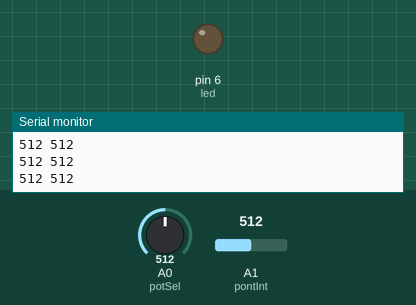
This sketch was run on a simulated Arduino Uno, built with avr-gcc and run on an emulated ATmega328P. Parts: output pins drawn as LEDs (lit = HIGH), the last lines printed to the serial monitor. The inputs (shaded band) are chosen by the test bench; at power-on: A0 (potSel) = 512, A1 (pontInt) = 512.

Above: at 1.2 s.
1.3 s: A0 (potSel) set to 504
At 2.5 s:
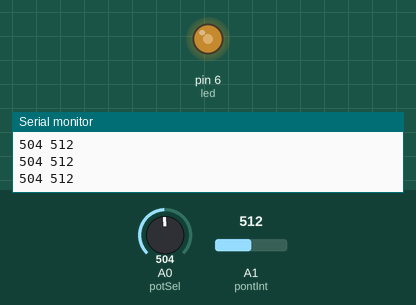
2.8 s: A1 (pontInt) set to 716
At 4.0 s:
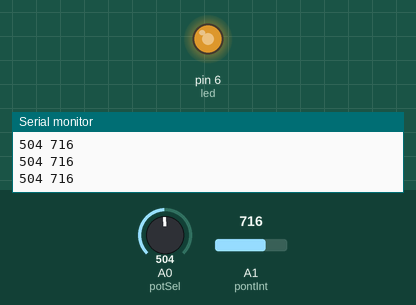
4.3 s: A1 (pontInt) set to 900
At 5.5 s:
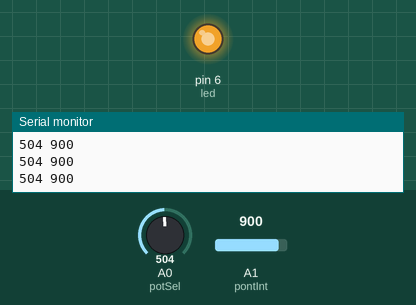
5.8 s: A1 (pontInt) set to 122
At 6.9 s:
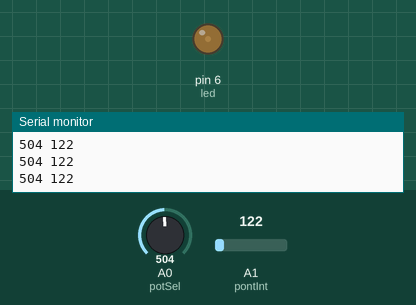
7.3 s: A1 (pontInt) set to 511
At 8.4 s:
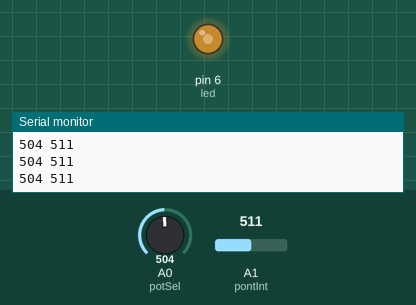
8.8 s: A0 (potSel) set to 521
At 9.9 s:
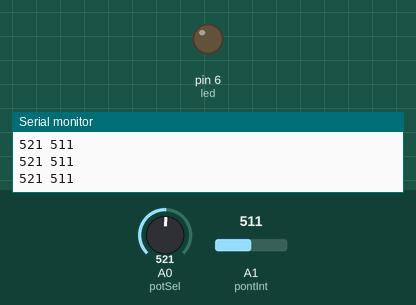
Timing chart, 0 to 11.3 s (numbered marks = the images above; inputs shaded):
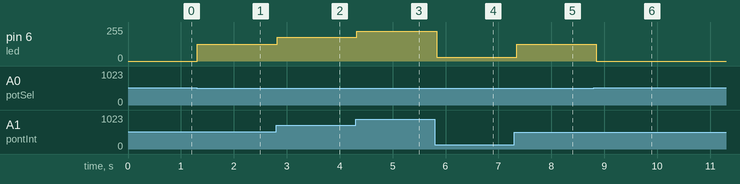

Measured:
- the behaviour switches between 512 and 511 on A0 (potSel) (found by bisection; images 0 and 1)
- after the input at 1.3 s, pin 6 (led): 0/255 → 127/255 at once
- after the input at 2.8 s, pin 6 (led): 127/255 → 178/255 at once
- after the input at 4.3 s, pin 6 (led): 178/255 → 224/255 at once
- after the input at 5.8 s, pin 6 (led): 224/255 → 30/255 at once
- after the input at 7.3 s, pin 6 (led): 30/255 → 127/255 at once
- after the input at 8.8 s, pin 6 (led): 127/255 → 0/255 after 0.05 s

The sketch:

Ej_4_variarIntensidad_V2.ino
```cpp
int potSel = A0; // pin donde se conecta el pootenciometro
                  //de seleccion
                  int pontInt = A1;
int led = 6;
//int led  = 3;
//int valorPot = 0;
//int intensidad = 0;

void setup() {
  // put your setup code here, to run once:
  Serial.begin(9600);

}

int sel = 0;
int valintepot =0;
int valinteserial = 0;
void loop() {
  sel = analogRead(potSel); // 0 1023. ==> 0 1
  valintepot = analogRead(pontInt);

  Serial.println(String(sel)+ " " + String(valintepot));

  if(Serial.available() > 0){
  valinteserial = Serial.readString().toInt();
  }
  ///////////

  if(sel > 511){ //aplicamos control serial
    analogWrite(led , valinteserial);
  }else{ //aplicamos contgrol por el pot
    valintepot = map(valintepot , 0 , 1023 , 0 , 255);
    // Serial.println(String(valintepot));
    analogWrite(led , valintepot);
  }

  delay(100);
}
```
